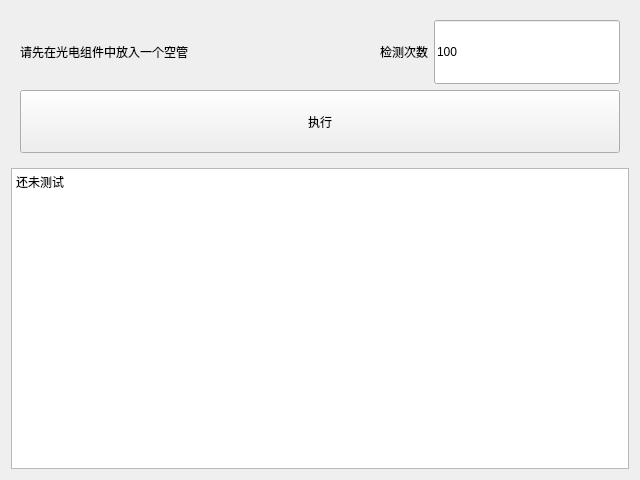
<?xml version="1.0" encoding="UTF-8"?>
<ui version="4.0">
 <class>Photoelectric_9</class>
 <widget class="QWidget" name="Photoelectric_9">
  <property name="geometry">
   <rect>
    <x>0</x>
    <y>0</y>
    <width>640</width>
    <height>480</height>
   </rect>
  </property>
  <property name="windowTitle">
   <string>Form</string>
  </property>
  <layout class="QVBoxLayout" name="verticalLayout" stretch="1,2">
   <item>
    <widget class="QWidget" name="widget" native="true">
     <layout class="QVBoxLayout" name="verticalLayout_2">
      <item>
       <layout class="QHBoxLayout" name="horizontalLayout">
        <item>
         <widget class="QLabel" name="label">
          <property name="text">
           <string>请先在光电组件中放入一个空管</string>
          </property>
          <property name="alignment">
           <set>Qt::AlignCenter</set>
          </property>
         </widget>
        </item>
        <item>
         <spacer name="horizontalSpacer">
          <property name="orientation">
           <enum>Qt::Horizontal</enum>
          </property>
          <property name="sizeHint" stdset="0">
           <size>
            <width>40</width>
            <height>20</height>
           </size>
          </property>
         </spacer>
        </item>
        <item>
         <widget class="QLabel" name="label_2">
          <property name="text">
           <string>检测次数</string>
          </property>
         </widget>
        </item>
        <item>
         <widget class="QLineEdit" name="edit_runCount">
          <property name="sizePolicy">
           <sizepolicy hsizetype="Expanding" vsizetype="Minimum">
            <horstretch>0</horstretch>
            <verstretch>0</verstretch>
           </sizepolicy>
          </property>
          <property name="text">
           <string>100</string>
          </property>
         </widget>
        </item>
       </layout>
      </item>
      <item>
       <widget class="QPushButton" name="btn_start">
        <property name="sizePolicy">
         <sizepolicy hsizetype="Minimum" vsizetype="Minimum">
          <horstretch>0</horstretch>
          <verstretch>0</verstretch>
         </sizepolicy>
        </property>
        <property name="text">
         <string>执行</string>
        </property>
       </widget>
      </item>
     </layout>
    </widget>
   </item>
   <item>
    <widget class="QPlainTextEdit" name="plainTextEdit">
     <property name="plainText">
      <string>还未测试</string>
     </property>
    </widget>
   </item>
  </layout>
 </widget>
 <resources/>
 <connections/>
</ui>
